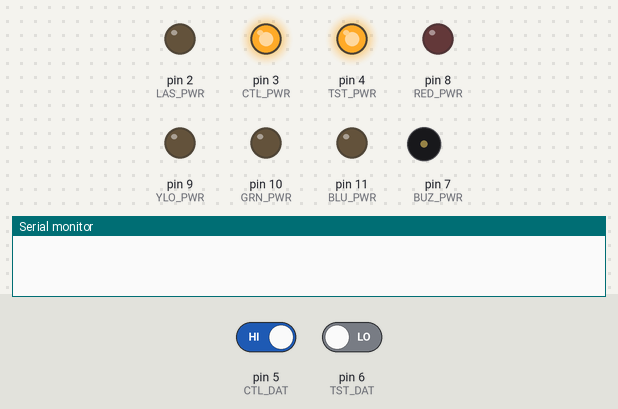
This sketch was run on a simulated Arduino Uno, built with avr-gcc and run on an emulated ATmega328P. Shown: output pins drawn as LEDs (lit = HIGH), buzzer (waves = sounding), the last lines printed to the serial monitor. Dashed ring = blinking. The inputs (shaded band) are chosen by the test bench; at power-on: pin 6 (TST_DAT) LOW, pin 5 (CTL_DAT) HIGH.

Above: at 2.1 s.
2.2 s: pin 6 (TST_DAT) driven HIGH
At 2.7 s:
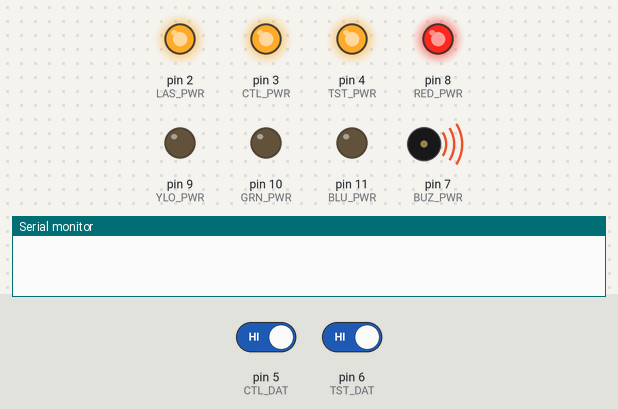
5.2 s: pin 5 (CTL_DAT) driven LOW and pin 6 (TST_DAT) driven LOW
At 6.6 s:
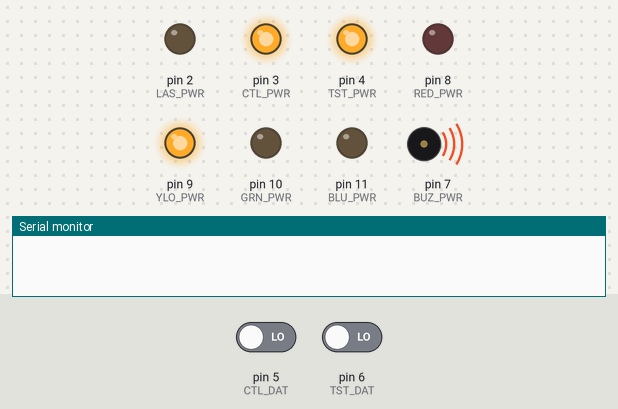
8.2 s: pin 5 (CTL_DAT) driven HIGH
At 10.0 s:
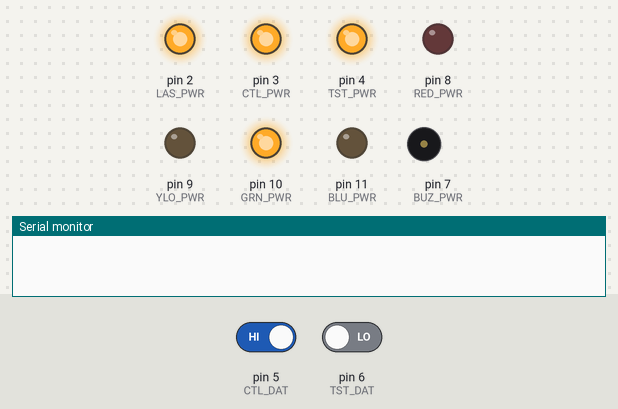
11.2 s: pin 5 (CTL_DAT) driven LOW
At 12.4 s:
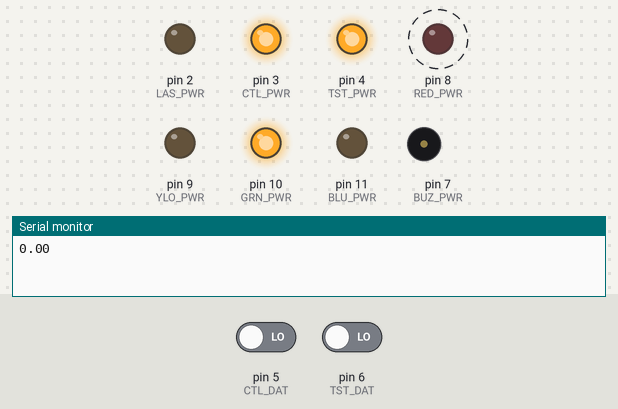
14.2 s: pin 6 (TST_DAT) driven HIGH
At 15.0 s:
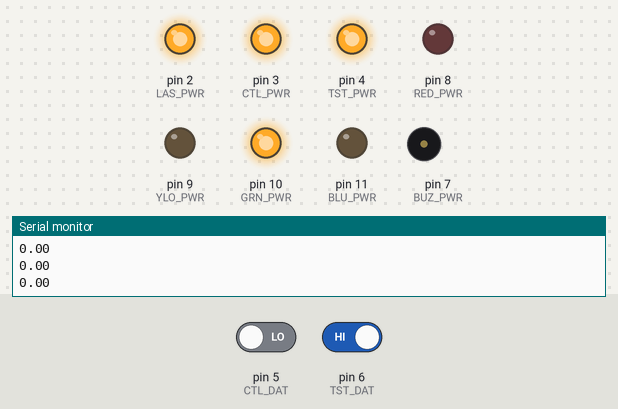
15.7 s: pin 6 (TST_DAT) driven LOW
At 16.93 s:
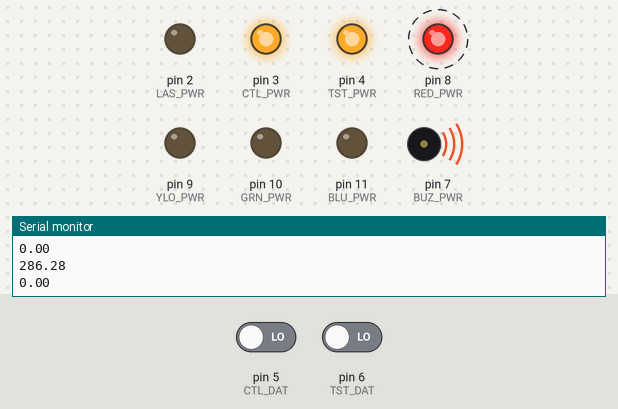
Timing chart, 0 to 19.7 s (numbered marks = the images above; inputs shaded):
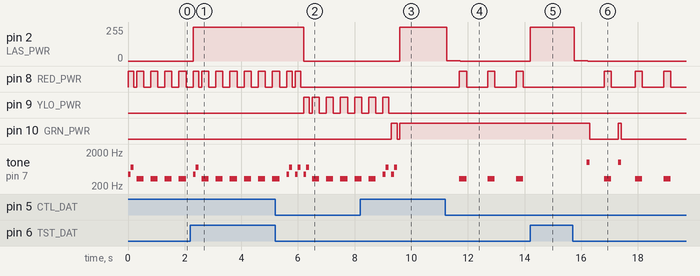

The sketch:

driver.ino
```cpp
#define LAS_PWR 2
#define CTL_PWR 3
#define TST_PWR 4
#define CTL_DAT 5
#define TST_DAT 6
#define BUZ_PWR 7
#define RED_PWR 8
#define YLO_PWR 9
#define GRN_PWR 10
#define BLU_PWR 11

#define MEASUREMENTS_PER_DATA_POINT 100
#define LASER_COOLDOWN_TIME_MS 5
#define THRESHOLD 0.05

unsigned int currentMeasurement = 0;
unsigned int measurements[MEASUREMENTS_PER_DATA_POINT];
unsigned int measurement;
unsigned long long s;
unsigned int t;
double dataPoint = 0;
double lastDataPoint = 0;
double ratio;

void ding(int lightPin = -1) {
  if (lightPin != -1) {
    digitalWrite(lightPin, HIGH);
  }
  tone(BUZ_PWR, 440, 100);
  delay(100);
  tone(BUZ_PWR, 707, 100);
  delay(100);
  if (lightPin != -1) {
    digitalWrite(lightPin, LOW);
  }
  delay(100);
}

void beep(int lightPin = -1) {
  if (lightPin != -1) {
    digitalWrite(lightPin, HIGH);
  }
  tone(BUZ_PWR, 330, 250);
  delay(250);
  if (lightPin != -1) {
    digitalWrite(lightPin, LOW);
  }
  delay(250);
}

void wow() {
  digitalWrite(GRN_PWR, HIGH);
  tone(BUZ_PWR, 1000, 100);
  delay(100);
  digitalWrite(GRN_PWR, LOW);
}

void systemsCheck() {
  digitalWrite(TST_PWR, HIGH);
  digitalWrite(CTL_PWR, HIGH);
  while (digitalRead(CTL_DAT) == 0) {
    beep(RED_PWR);
  }
  ding(RED_PWR);
  while (digitalRead(TST_DAT) == 0) {
    beep(RED_PWR);
  }
  digitalWrite(LAS_PWR, HIGH);
  ding(RED_PWR);
  while (digitalRead(CTL_DAT) == 1) {
    beep(RED_PWR);
  }
  ding(RED_PWR);
  while (digitalRead(TST_DAT) == 1) {
    beep(RED_PWR);
  }
  ding(RED_PWR);
  digitalWrite(LAS_PWR, LOW);
}

void collectMeasurement() {
  measurement = 0;
  digitalWrite(LAS_PWR, HIGH);
  while (digitalRead(CTL_DAT) == 1);
  while (digitalRead(TST_DAT) == 1) { measurement++; }
  digitalWrite(LAS_PWR, LOW);
  measurements[currentMeasurement] = measurement;
  currentMeasurement++;
  delay(LASER_COOLDOWN_TIME_MS);
}

void collectDataPoint() {
  lastDataPoint = dataPoint;
  s = 0;
  for (int i = 0; i < MEASUREMENTS_PER_DATA_POINT; i++) {
    t = s;
    s += measurements[i];
    if (s < t) {
      Serial.write("Overflow error\n");
    }
  }
  dataPoint = static_cast<double>(s) / MEASUREMENTS_PER_DATA_POINT;
  currentMeasurement = 0;
}

void setupPins() {
  pinMode(LAS_PWR, OUTPUT);
  pinMode(CTL_PWR, OUTPUT);
  pinMode(TST_PWR, OUTPUT);
  pinMode(CTL_DAT, INPUT);
  pinMode(TST_DAT, INPUT);
  pinMode(RED_PWR, OUTPUT);
  pinMode(YLO_PWR, OUTPUT);
  pinMode(GRN_PWR, OUTPUT);
  pinMode(BLU_PWR, OUTPUT);
}

void warning() {
  ding(YLO_PWR);
  for (int i = 0; i < 5; i++) {
    beep(YLO_PWR);
  }
}

void notify() {
  ding(YLO_PWR);
  ding(GRN_PWR);
  digitalWrite(GRN_PWR, HIGH);
}

void setup() {
  Serial.begin(9600);
  setupPins();
  systemsCheck();
  warning();
  notify();
}

void loop() {
  for (int i = 0; i < MEASUREMENTS_PER_DATA_POINT; i++) {
    collectMeasurement();
  }
  collectDataPoint();
  Serial.print(dataPoint);
  Serial.write("\n\r");
  if (dataPoint == 0) {
    beep(RED_PWR);
  }
  ratio = dataPoint / lastDataPoint;
  if (ratio > 1 + THRESHOLD || ratio < 1 - THRESHOLD) {
    wow();
  }
}
```

Measured:
- after the input at 2.2 s, pin 2 (LAS_PWR): 0/255 → 255/255 after 0.10 s
- after the input at 5.2 s, pin 2 (LAS_PWR): 255/255 → 0/255 after 1.0 s; pin 9 (YLO_PWR): goes HIGH 0.20 s, LOW 0.10 s, 3 × (HIGH 0.25 s, LOW 0.25 s), then HIGH, starting after 1.0 s
- after the input at 8.2 s, pin 2 (LAS_PWR): 0/255 → 255/255 after 1.4 s; pin 8 (RED_PWR): stays LOW (without the input it goes to HIGH after 1.9 s); tone on pin 7 (BUZ_PWR): goes on until 9.5 s, then stays silent
- after the input at 11.2 s, pin 2 (LAS_PWR): 255/255 → 1/255 after 0.05 s, → 0/255 0.48 s later; pin 8 (RED_PWR): alternates HIGH for 0.25 s and LOW for 0.75 s, starting after 0.50 s; tone on pin 7 (BUZ_PWR): alternates 330 Hz for 0.25 s and silent for 0.75 s, starting after 0.50 s
- after the input at 14.2 s, pin 2 (LAS_PWR): 0/255 → 255/255 at once; pin 8 (RED_PWR): stays LOW (without the input it goes to HIGH after 0.51 s); tone on pin 7 (BUZ_PWR): stays silent (without the input it goes to 330 Hz after 0.51 s)
- after the input at 15.7 s, pin 2 (LAS_PWR): 255/255 → 1/255 after 0.05 s, → 0/255 0.48 s later; pin 8 (RED_PWR): alternates HIGH for 0.25 s and LOW for 0.80 s, starting after 1.1 s
- by itself, tone on pin 7 (BUZ_PWR): plays 440 Hz for 0.10 s, 707 Hz for 0.10 s, 440 Hz for 0.10 s, 707 Hz for 0.10 s, 440 Hz for 0.10 s, 707 Hz for 0.10 s … (10 notes in this stretch)
